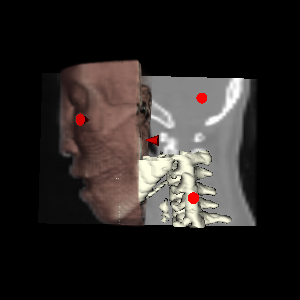

Reproduce this figure in Python.
#!/usr/bin/env python

# Demonstrate volume picking with cones placed at pick positions on a volume, bone surface, and image slice.

import os

import vtkmodules.vtkInteractionStyle  # noqa: F401
import vtkmodules.vtkRenderingOpenGL2  # noqa: F401
import vtkmodules.vtkRenderingFreeType  # noqa: F401
import vtkmodules.vtkRenderingVolumeOpenGL2  # noqa: F401

from vtkmodules.vtkCommonCore import vtkLookupTable
from vtkmodules.vtkCommonDataModel import (
    vtkPiecewiseFunction,
    vtkPlane,
)
from vtkmodules.vtkCommonTransforms import vtkTransform
from vtkmodules.vtkFiltersCore import (
    vtkMarchingCubes,
    vtkPolyDataNormals,
    vtkStripper,
)
from vtkmodules.vtkFiltersSources import vtkConeSource
from vtkmodules.vtkIOImage import vtkVolume16Reader
from vtkmodules.vtkImagingCore import vtkImageMapToColors
from vtkmodules.vtkRenderingCore import (
    vtkActor,
    vtkColorTransferFunction,
    vtkDataSetMapper,
    vtkImageSlice,
    vtkImageSliceMapper,
    vtkPolyDataMapper,
    vtkProperty,
    vtkRenderWindow,
    vtkRenderWindowInteractor,
    vtkRenderer,
    vtkVolume,
    vtkVolumeProperty,
)
from vtkmodules.vtkRenderingVolume import (
    vtkFixedPointVolumeRayCastMapper,
    vtkVolumePicker,
)

data_dir = os.environ.get("VPE_DATA_DIR", os.path.dirname(os.path.abspath(__file__)))

# Renderer and render window
renderer = vtkRenderer()

render_window = vtkRenderWindow()
render_window.AddRenderer(renderer)
render_window.SetWindowName("volume picker")

interactor = vtkRenderWindowInteractor()
interactor.SetRenderWindow(render_window)

# Read the volume
volume_reader = vtkVolume16Reader()
volume_reader.SetDataDimensions(64, 64)
volume_reader.SetImageRange(1, 93)
volume_reader.SetDataByteOrderToLittleEndian()
volume_reader.SetFilePrefix(os.path.join(data_dir, "headsq", "quarter"))
volume_reader.SetDataSpacing(3.2, 3.2, 1.5)

# Volume rendering
volume_mapper = vtkFixedPointVolumeRayCastMapper()
volume_mapper.SetInputConnection(volume_reader.GetOutputPort())

volume_color = vtkColorTransferFunction()
volume_color.AddRGBPoint(0, 0.0, 0.0, 0.0)
volume_color.AddRGBPoint(180, 0.3, 0.1, 0.2)
volume_color.AddRGBPoint(1000, 1.0, 0.7, 0.6)
volume_color.AddRGBPoint(2000, 1.0, 1.0, 0.9)

volume_scalar_opacity = vtkPiecewiseFunction()
volume_scalar_opacity.AddPoint(0, 0.0)
volume_scalar_opacity.AddPoint(180, 0.0)
volume_scalar_opacity.AddPoint(1000, 0.2)
volume_scalar_opacity.AddPoint(2000, 0.8)

volume_gradient_opacity = vtkPiecewiseFunction()
volume_gradient_opacity.AddPoint(0, 0.0)
volume_gradient_opacity.AddPoint(90, 0.5)
volume_gradient_opacity.AddPoint(100, 1.0)

volume_property = vtkVolumeProperty()
volume_property.SetColor(volume_color)
volume_property.SetScalarOpacity(volume_scalar_opacity)
volume_property.SetGradientOpacity(volume_gradient_opacity)
volume_property.SetInterpolationTypeToLinear()
volume_property.ShadeOn()
volume_property.SetAmbient(0.6)
volume_property.SetDiffuse(0.6)
volume_property.SetSpecular(0.1)

volume = vtkVolume()
volume.SetMapper(volume_mapper)
volume.SetProperty(volume_property)

# Surface rendering of bone
bone_extractor = vtkMarchingCubes()
bone_extractor.SetInputConnection(volume_reader.GetOutputPort())
bone_extractor.SetValue(0, 1150)

bone_normals = vtkPolyDataNormals()
bone_normals.SetInputConnection(bone_extractor.GetOutputPort())
bone_normals.SetFeatureAngle(60.0)

bone_stripper = vtkStripper()
bone_stripper.SetInputConnection(bone_normals.GetOutputPort())

bone_mapper = vtkPolyDataMapper()
bone_mapper.SetInputConnection(bone_stripper.GetOutputPort())
bone_mapper.ScalarVisibilityOff()

bone_property = vtkProperty()
bone_property.SetColor(1.0, 1.0, 0.9)

bone = vtkActor()
bone.SetMapper(bone_mapper)
bone.SetProperty(bone_property)

# Image slice actor
table = vtkLookupTable()
table.SetRange(0, 2000)
table.SetRampToLinear()
table.SetValueRange(0, 1)
table.SetHueRange(0, 0)
table.SetSaturationRange(0, 0)

map_to_colors = vtkImageMapToColors()
map_to_colors.SetInputConnection(volume_reader.GetOutputPort())
map_to_colors.SetLookupTable(table)

image_mapper = vtkImageSliceMapper()
image_mapper.SetInputConnection(map_to_colors.GetOutputPort())
image_mapper.SetOrientationToX()
image_mapper.SetSliceNumber(32)

image_actor = vtkImageSlice()
image_actor.SetMapper(image_mapper)

# Transform and clipping planes
transform = vtkTransform()
transform.RotateWXYZ(-20, 0.0, -0.7, 0.7)

volume.SetUserTransform(transform)
bone.SetUserTransform(transform)
image_actor.SetUserTransform(transform)

center = volume.GetCenter()

volume_clip = vtkPlane()
volume_clip.SetNormal(0, 1, 0)
volume_clip.SetOrigin(center)

bone_clip = vtkPlane()
bone_clip.SetNormal(0, 0, 1)
bone_clip.SetOrigin(center)

volume_mapper.AddClippingPlane(volume_clip)
bone_mapper.AddClippingPlane(bone_clip)

# Add props
renderer.AddViewProp(volume)
renderer.AddViewProp(bone)
renderer.AddViewProp(image_actor)

camera = renderer.GetActiveCamera()
camera.SetFocalPoint(center)
camera.SetPosition(center[0] + 500, center[1] - 100, center[2] - 100)
camera.SetViewUp(0, 0, -1)
renderer.ResetCameraClippingRange()

render_window.Render()

# Cone source for pick markers
cone_source = vtkConeSource()
cone_source.CappingOn()
cone_source.SetHeight(12)
cone_source.SetRadius(5)
cone_source.SetResolution(31)
cone_source.SetCenter(6, 0, 0)
cone_source.SetDirection(-1, 0, 0)

# Picker
picker = vtkVolumePicker()
picker.SetTolerance(1.0e-6)
picker.SetVolumeOpacityIsovalue(0.01)
picker.UseVolumeGradientOpacityOn()

# Pick the actor (bone surface)
picker.Pick(192, 103, 0, renderer)
pick_position = picker.GetPickPosition()
pick_normal = picker.GetPickNormal()

cone_actor_0 = vtkActor()
cone_actor_0.PickableOff()
cone_mapper_0 = vtkDataSetMapper()
cone_mapper_0.SetInputConnection(cone_source.GetOutputPort())
cone_actor_0.SetMapper(cone_mapper_0)
cone_actor_0.GetProperty().SetColor(1, 0, 0)
cone_actor_0.SetPosition(pick_position)
if pick_normal[0] < 0.0:
    cone_actor_0.RotateWXYZ(180, 0, 1, 0)
    cone_actor_0.RotateWXYZ(180, (pick_normal[0] - 1.0) * 0.5, pick_normal[1] * 0.5, pick_normal[2] * 0.5)
else:
    cone_actor_0.RotateWXYZ(180, (pick_normal[0] + 1.0) * 0.5, pick_normal[1] * 0.5, pick_normal[2] * 0.5)
renderer.AddViewProp(cone_actor_0)

# Pick the volume
picker.Pick(90, 180, 0, renderer)
pick_position = picker.GetPickPosition()
pick_normal = picker.GetPickNormal()

cone_actor_1 = vtkActor()
cone_actor_1.PickableOff()
cone_mapper_1 = vtkDataSetMapper()
cone_mapper_1.SetInputConnection(cone_source.GetOutputPort())
cone_actor_1.SetMapper(cone_mapper_1)
cone_actor_1.GetProperty().SetColor(1, 0, 0)
cone_actor_1.SetPosition(pick_position)
if pick_normal[0] < 0.0:
    cone_actor_1.RotateWXYZ(180, 0, 1, 0)
    cone_actor_1.RotateWXYZ(180, (pick_normal[0] - 1.0) * 0.5, pick_normal[1] * 0.5, pick_normal[2] * 0.5)
else:
    cone_actor_1.RotateWXYZ(180, (pick_normal[0] + 1.0) * 0.5, pick_normal[1] * 0.5, pick_normal[2] * 0.5)
renderer.AddViewProp(cone_actor_1)

# Pick the image
picker.Pick(200, 200, 0, renderer)
pick_position = picker.GetPickPosition()
pick_normal = picker.GetPickNormal()

cone_actor_2 = vtkActor()
cone_actor_2.PickableOff()
cone_mapper_2 = vtkDataSetMapper()
cone_mapper_2.SetInputConnection(cone_source.GetOutputPort())
cone_actor_2.SetMapper(cone_mapper_2)
cone_actor_2.GetProperty().SetColor(1, 0, 0)
cone_actor_2.SetPosition(pick_position)
if pick_normal[0] < 0.0:
    cone_actor_2.RotateWXYZ(180, 0, 1, 0)
    cone_actor_2.RotateWXYZ(180, (pick_normal[0] - 1.0) * 0.5, pick_normal[1] * 0.5, pick_normal[2] * 0.5)
else:
    cone_actor_2.RotateWXYZ(180, (pick_normal[0] + 1.0) * 0.5, pick_normal[1] * 0.5, pick_normal[2] * 0.5)
renderer.AddViewProp(cone_actor_2)

# Pick a clipping plane
picker.PickClippingPlanesOn()
picker.Pick(145, 160, 0, renderer)
pick_position = picker.GetPickPosition()
pick_normal = picker.GetPickNormal()

cone_actor_3 = vtkActor()
cone_actor_3.PickableOff()
cone_mapper_3 = vtkDataSetMapper()
cone_mapper_3.SetInputConnection(cone_source.GetOutputPort())
cone_actor_3.SetMapper(cone_mapper_3)
cone_actor_3.GetProperty().SetColor(1, 0, 0)
cone_actor_3.SetPosition(pick_position)
if pick_normal[0] < 0.0:
    cone_actor_3.RotateWXYZ(180, 0, 1, 0)
    cone_actor_3.RotateWXYZ(180, (pick_normal[0] - 1.0) * 0.5, pick_normal[1] * 0.5, pick_normal[2] * 0.5)
else:
    cone_actor_3.RotateWXYZ(180, (pick_normal[0] + 1.0) * 0.5, pick_normal[1] * 0.5, pick_normal[2] * 0.5)
renderer.AddViewProp(cone_actor_3)

renderer.ResetCameraClippingRange()

interactor.Initialize()
interactor.Start()
